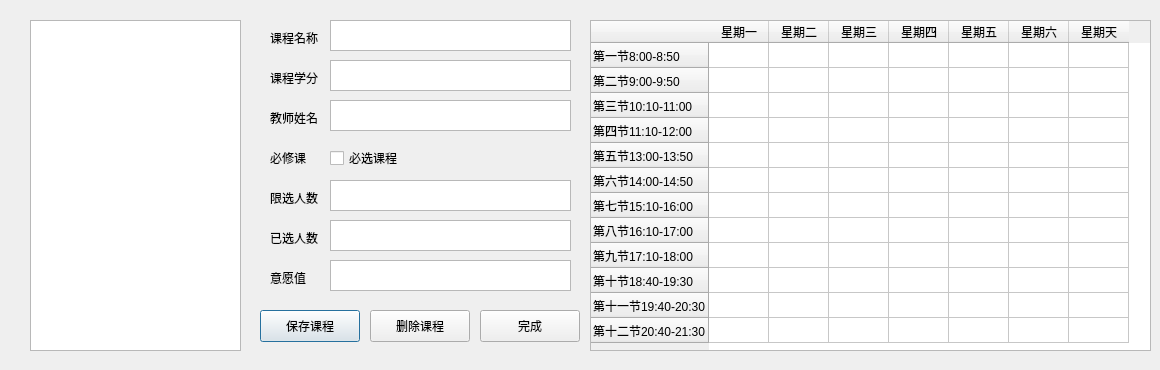
<?xml version="1.0" encoding="UTF-8"?>
<ui version="4.0">
 <class>ModifyCourse</class>
 <widget class="QDialog" name="ModifyCourse">
  <property name="geometry">
   <rect>
    <x>0</x>
    <y>0</y>
    <width>1160</width>
    <height>370</height>
   </rect>
  </property>
  <property name="windowTitle">
   <string>修改课程</string>
  </property>
  <widget class="QListWidget" name="toselect">
   <property name="geometry">
    <rect>
     <x>30</x>
     <y>20</y>
     <width>211</width>
     <height>331</height>
    </rect>
   </property>
  </widget>
  <widget class="QCheckBox" name="must">
   <property name="geometry">
    <rect>
     <x>330</x>
     <y>148</y>
     <width>85</width>
     <height>20</height>
    </rect>
   </property>
   <property name="text">
    <string>必选课程</string>
   </property>
  </widget>
  <widget class="QLabel" name="label_2">
   <property name="geometry">
    <rect>
     <x>270</x>
     <y>70</y>
     <width>58</width>
     <height>16</height>
    </rect>
   </property>
   <property name="text">
    <string>课程学分</string>
   </property>
  </widget>
  <widget class="QLabel" name="label_4">
   <property name="geometry">
    <rect>
     <x>270</x>
     <y>190</y>
     <width>58</width>
     <height>16</height>
    </rect>
   </property>
   <property name="text">
    <string>限选人数</string>
   </property>
  </widget>
  <widget class="QTextEdit" name="intension">
   <property name="geometry">
    <rect>
     <x>330</x>
     <y>260</y>
     <width>241</width>
     <height>31</height>
    </rect>
   </property>
  </widget>
  <widget class="QTextEdit" name="limit">
   <property name="geometry">
    <rect>
     <x>330</x>
     <y>180</y>
     <width>241</width>
     <height>31</height>
    </rect>
   </property>
  </widget>
  <widget class="QLabel" name="label">
   <property name="geometry">
    <rect>
     <x>270</x>
     <y>30</y>
     <width>58</width>
     <height>16</height>
    </rect>
   </property>
   <property name="text">
    <string>课程名称</string>
   </property>
  </widget>
  <widget class="QTextEdit" name="course">
   <property name="geometry">
    <rect>
     <x>330</x>
     <y>20</y>
     <width>241</width>
     <height>31</height>
    </rect>
   </property>
  </widget>
  <widget class="QTextEdit" name="teacher">
   <property name="geometry">
    <rect>
     <x>330</x>
     <y>100</y>
     <width>241</width>
     <height>31</height>
    </rect>
   </property>
  </widget>
  <widget class="QLabel" name="label_6">
   <property name="geometry">
    <rect>
     <x>270</x>
     <y>150</y>
     <width>58</width>
     <height>16</height>
    </rect>
   </property>
   <property name="text">
    <string>必修课</string>
   </property>
  </widget>
  <widget class="QTextEdit" name="chosen">
   <property name="geometry">
    <rect>
     <x>330</x>
     <y>220</y>
     <width>241</width>
     <height>31</height>
    </rect>
   </property>
  </widget>
  <widget class="QLabel" name="label_5">
   <property name="geometry">
    <rect>
     <x>270</x>
     <y>230</y>
     <width>58</width>
     <height>16</height>
    </rect>
   </property>
   <property name="text">
    <string>已选人数</string>
   </property>
  </widget>
  <widget class="QLabel" name="label_7">
   <property name="geometry">
    <rect>
     <x>270</x>
     <y>270</y>
     <width>58</width>
     <height>16</height>
    </rect>
   </property>
   <property name="text">
    <string>意愿值</string>
   </property>
  </widget>
  <widget class="QTextEdit" name="point">
   <property name="geometry">
    <rect>
     <x>330</x>
     <y>60</y>
     <width>241</width>
     <height>31</height>
    </rect>
   </property>
  </widget>
  <widget class="QLabel" name="label_3">
   <property name="geometry">
    <rect>
     <x>270</x>
     <y>110</y>
     <width>58</width>
     <height>16</height>
    </rect>
   </property>
   <property name="text">
    <string>教师姓名</string>
   </property>
  </widget>
  <widget class="QTableWidget" name="schedule">
   <property name="geometry">
    <rect>
     <x>590</x>
     <y>20</y>
     <width>561</width>
     <height>331</height>
    </rect>
   </property>
   <property name="editTriggers">
    <set>QAbstractItemView::EditTrigger::NoEditTriggers</set>
   </property>
   <property name="selectionMode">
    <enum>QAbstractItemView::SelectionMode::MultiSelection</enum>
   </property>
   <attribute name="horizontalHeaderMinimumSectionSize">
    <number>19</number>
   </attribute>
   <attribute name="horizontalHeaderDefaultSectionSize">
    <number>60</number>
   </attribute>
   <attribute name="verticalHeaderDefaultSectionSize">
    <number>25</number>
   </attribute>
   <row>
    <property name="text">
     <string>第一节8:00-8:50</string>
    </property>
   </row>
   <row>
    <property name="text">
     <string>第二节9:00-9:50</string>
    </property>
   </row>
   <row>
    <property name="text">
     <string>第三节10:10-11:00</string>
    </property>
   </row>
   <row>
    <property name="text">
     <string>第四节11:10-12:00</string>
    </property>
   </row>
   <row>
    <property name="text">
     <string>第五节13:00-13:50</string>
    </property>
   </row>
   <row>
    <property name="text">
     <string>第六节14:00-14:50</string>
    </property>
   </row>
   <row>
    <property name="text">
     <string>第七节15:10-16:00</string>
    </property>
   </row>
   <row>
    <property name="text">
     <string>第八节16:10-17:00</string>
    </property>
   </row>
   <row>
    <property name="text">
     <string>第九节17:10-18:00</string>
    </property>
   </row>
   <row>
    <property name="text">
     <string>第十节18:40-19:30</string>
    </property>
   </row>
   <row>
    <property name="text">
     <string>第十一节19:40-20:30</string>
    </property>
   </row>
   <row>
    <property name="text">
     <string>第十二节20:40-21:30</string>
    </property>
   </row>
   <column>
    <property name="text">
     <string>星期一</string>
    </property>
   </column>
   <column>
    <property name="text">
     <string>星期二</string>
    </property>
   </column>
   <column>
    <property name="text">
     <string>星期三</string>
    </property>
   </column>
   <column>
    <property name="text">
     <string>星期四</string>
    </property>
   </column>
   <column>
    <property name="text">
     <string>星期五</string>
    </property>
   </column>
   <column>
    <property name="text">
     <string>星期六</string>
    </property>
   </column>
   <column>
    <property name="text">
     <string>星期天</string>
    </property>
   </column>
  </widget>
  <widget class="QPushButton" name="confirm">
   <property name="geometry">
    <rect>
     <x>260</x>
     <y>310</y>
     <width>100</width>
     <height>32</height>
    </rect>
   </property>
   <property name="text">
    <string>保存课程</string>
   </property>
  </widget>
  <widget class="QPushButton" name="remove">
   <property name="geometry">
    <rect>
     <x>370</x>
     <y>310</y>
     <width>100</width>
     <height>32</height>
    </rect>
   </property>
   <property name="text">
    <string>删除课程</string>
   </property>
  </widget>
  <widget class="QPushButton" name="close">
   <property name="geometry">
    <rect>
     <x>480</x>
     <y>310</y>
     <width>100</width>
     <height>32</height>
    </rect>
   </property>
   <property name="text">
    <string>完成</string>
   </property>
  </widget>
 </widget>
 <resources/>
 <connections/>
</ui>
